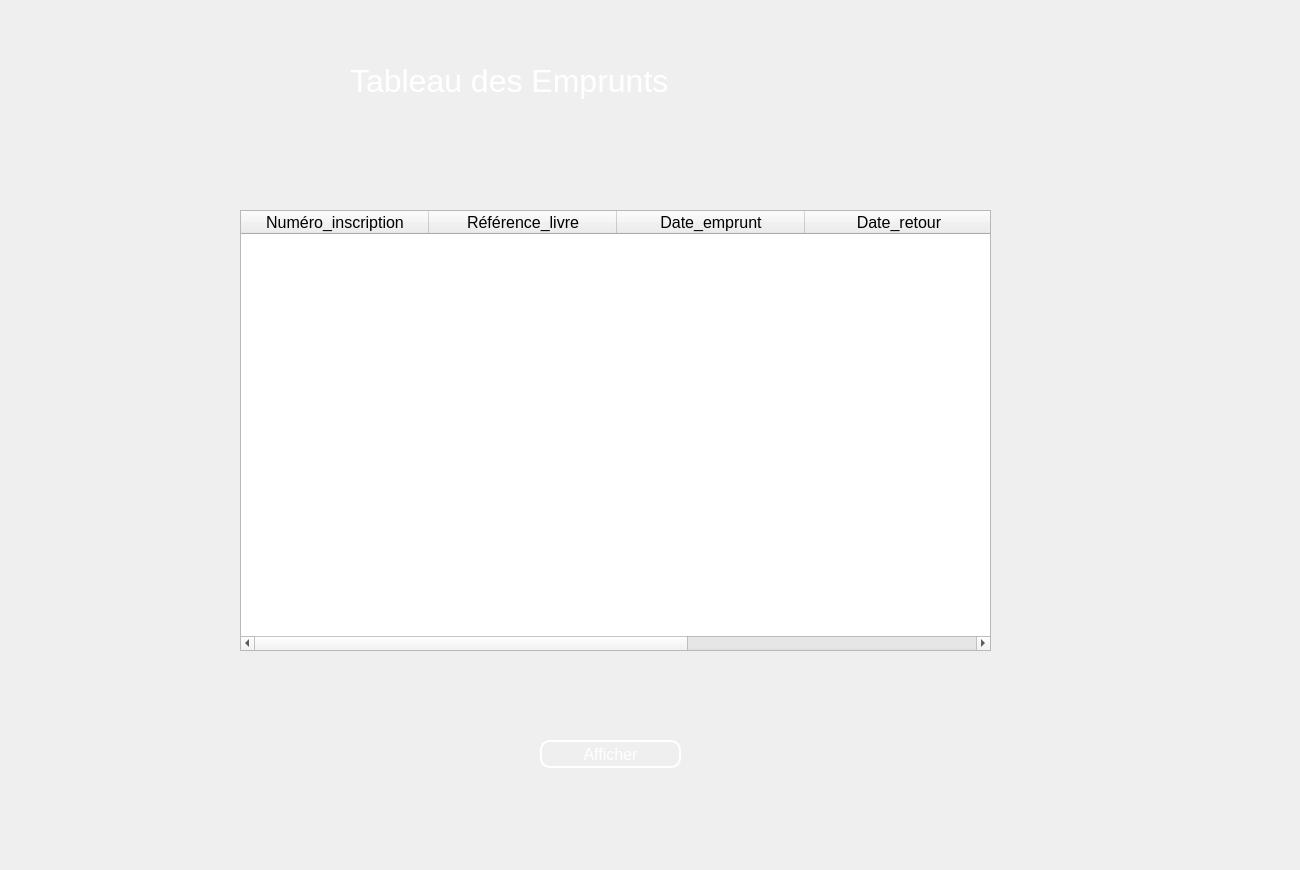
<?xml version="1.0" encoding="UTF-8"?>
<ui version="4.0">
 <class>affichage_emprunt</class>
 <widget class="QWidget" name="affichage_emprunt">
  <property name="geometry">
   <rect>
    <x>0</x>
    <y>0</y>
    <width>1300</width>
    <height>870</height>
   </rect>
  </property>
  <property name="windowTitle">
   <string>Form</string>
  </property>
  <widget class="QLabel" name="label">
   <property name="geometry">
    <rect>
     <x>0</x>
     <y>0</y>
     <width>1300</width>
     <height>870</height>
    </rect>
   </property>
   <property name="text">
    <string/>
   </property>
   <property name="pixmap">
    <pixmap resource="ressources.qrc">:/ressources/23.jpg</pixmap>
   </property>
   <property name="scaledContents">
    <bool>true</bool>
   </property>
  </widget>
  <widget class="QTableWidget" name="tableWidget">
   <property name="geometry">
    <rect>
     <x>240</x>
     <y>210</y>
     <width>751</width>
     <height>441</height>
    </rect>
   </property>
   <property name="font">
    <font>
     <pointsize>12</pointsize>
    </font>
   </property>
   <attribute name="horizontalHeaderDefaultSectionSize">
    <number>188</number>
   </attribute>
   <column>
    <property name="text">
     <string>Numéro_inscription</string>
    </property>
   </column>
   <column>
    <property name="text">
     <string>Référence_livre</string>
    </property>
   </column>
   <column>
    <property name="text">
     <string>Date_emprunt</string>
    </property>
   </column>
   <column>
    <property name="text">
     <string>Date_retour</string>
    </property>
   </column>
   <column>
    <property name="text">
     <string/>
    </property>
   </column>
  </widget>
  <widget class="QLabel" name="label_2">
   <property name="geometry">
    <rect>
     <x>350</x>
     <y>50</y>
     <width>461</width>
     <height>61</height>
    </rect>
   </property>
   <property name="font">
    <font>
     <pointsize>24</pointsize>
    </font>
   </property>
   <property name="styleSheet">
    <string notr="true">background:transparent;
color: rgb(255, 255, 255);

border-radius:10px</string>
   </property>
   <property name="text">
    <string>Tableau des Emprunts</string>
   </property>
  </widget>
  <widget class="QPushButton" name="pushButton">
   <property name="geometry">
    <rect>
     <x>540</x>
     <y>740</y>
     <width>141</width>
     <height>28</height>
    </rect>
   </property>
   <property name="font">
    <font>
     <pointsize>12</pointsize>
    </font>
   </property>
   <property name="styleSheet">
    <string notr="true">
color: rgb(255, 255, 255);
border:2px solid white;
border-radius:10px</string>
   </property>
   <property name="text">
    <string>Afficher</string>
   </property>
  </widget>
 </widget>
 <resources>
  <include location="ressources.qrc"/>
 </resources>
 <connections/>
</ui>
